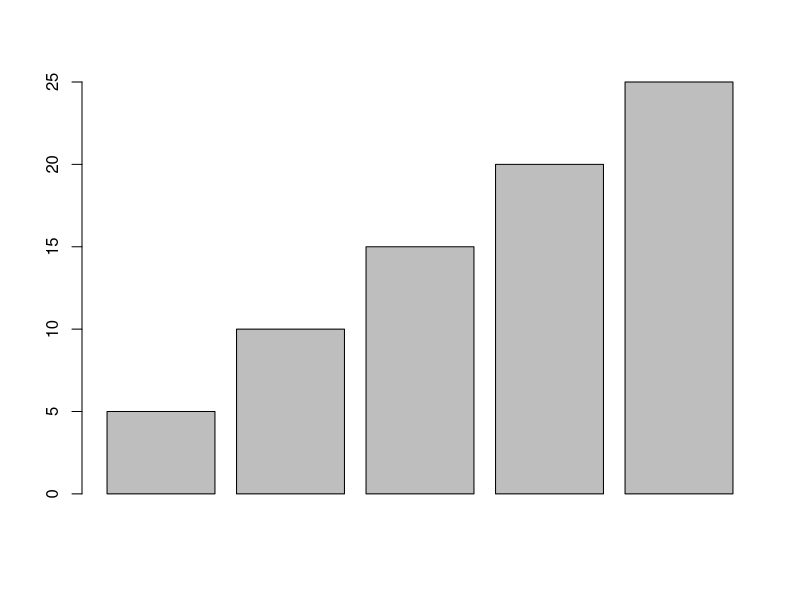
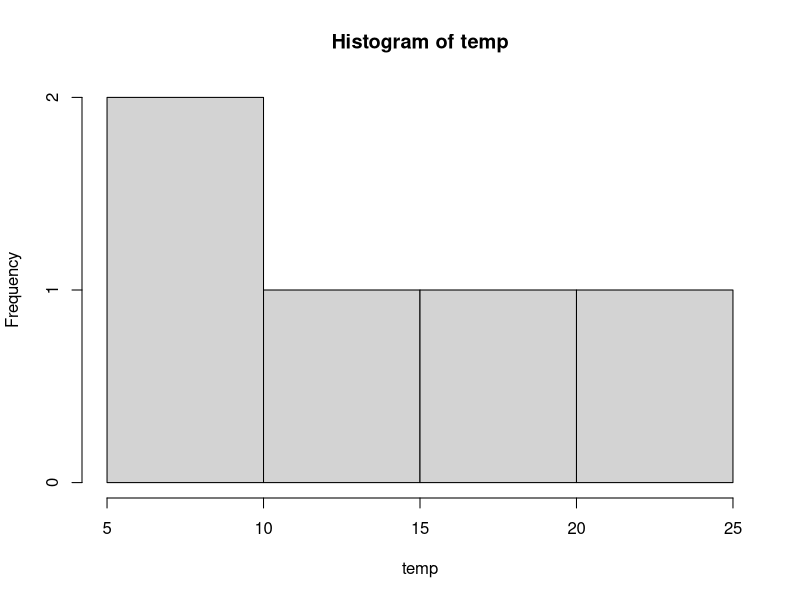
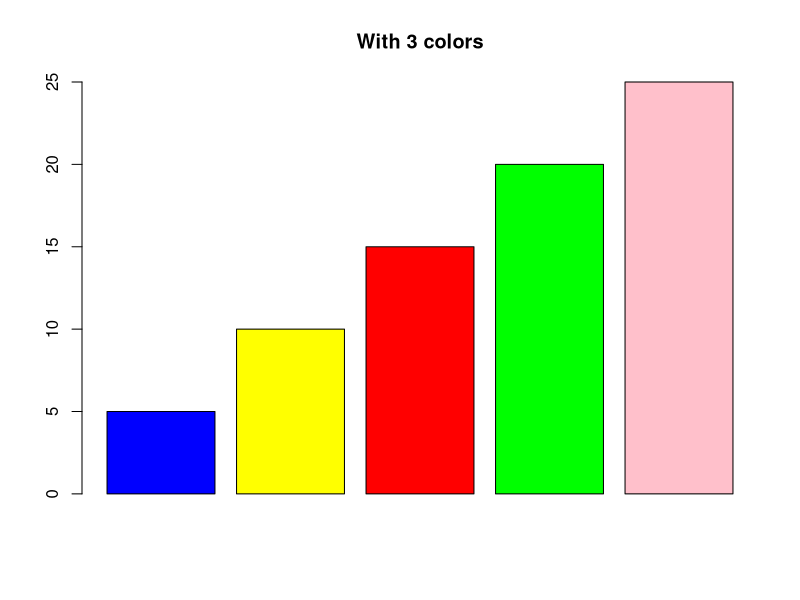
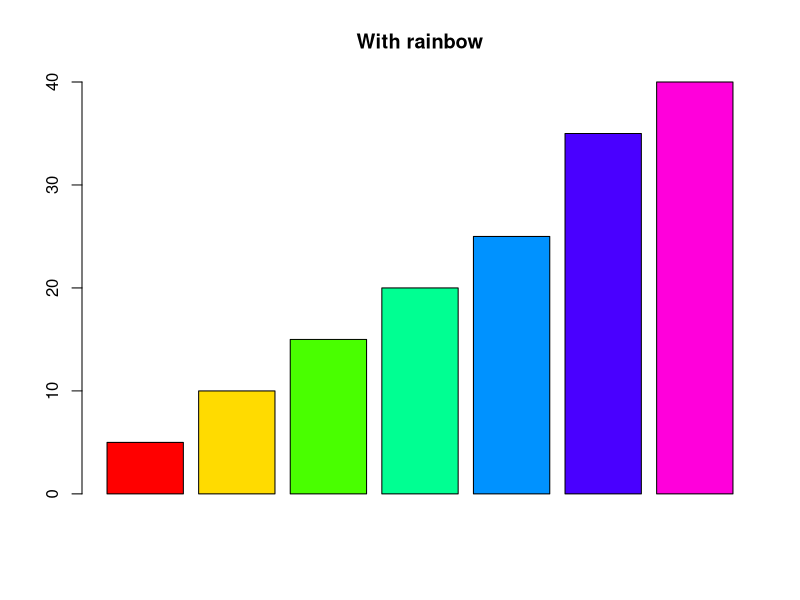
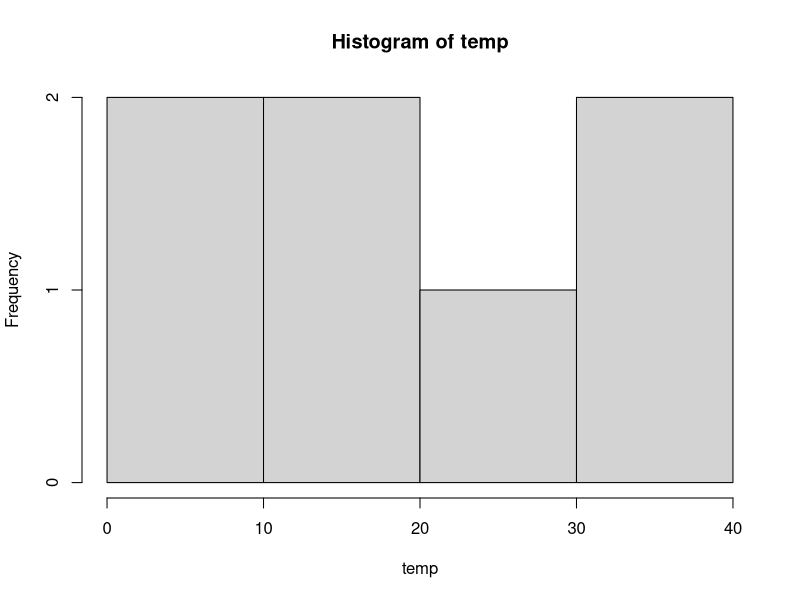
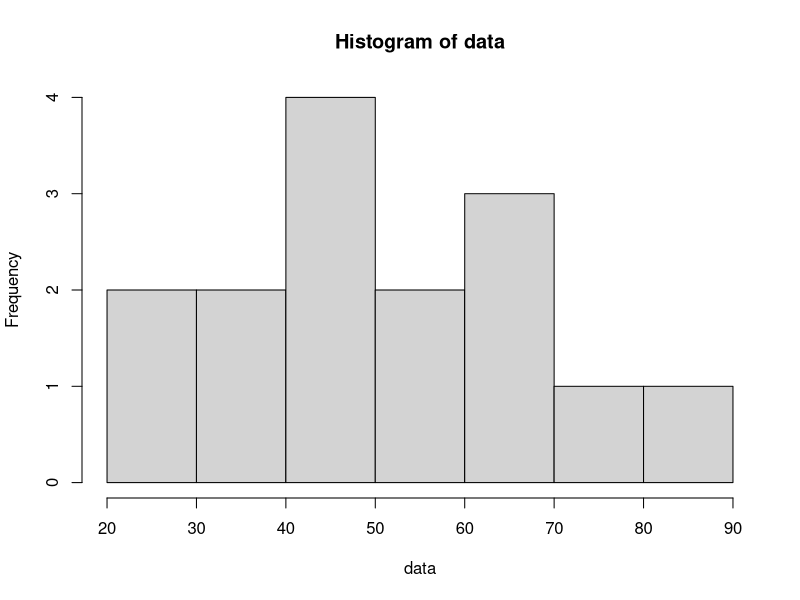
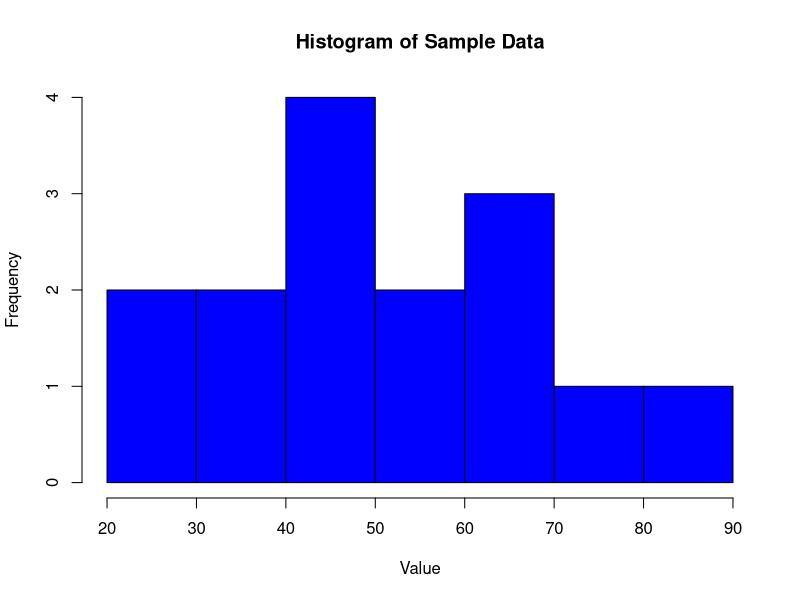
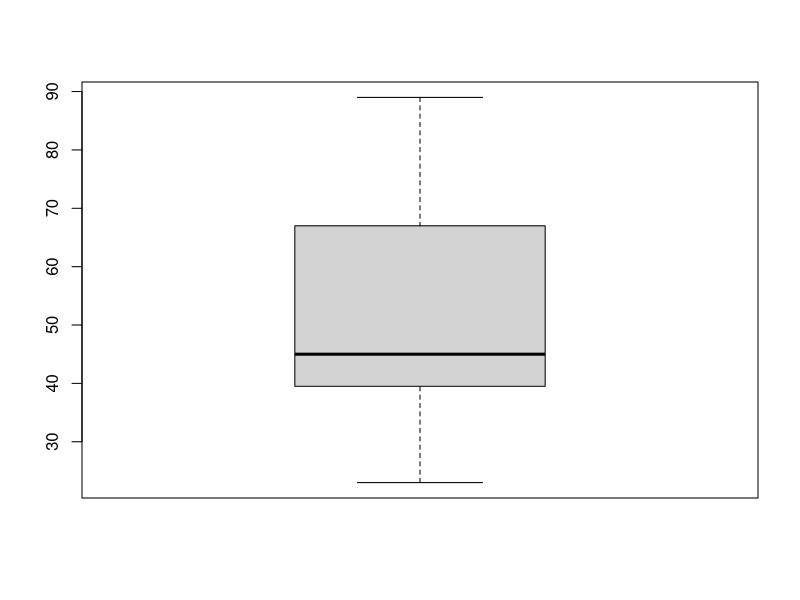

The R source for these figures, in order:
install.packages(ggplot2)
library(ggplot2)
temp<-c(5,10,15,20,25)
barplot(temp)
hist(temp)
barplot(temp,col=c("Blue","Yellow","Red","Green","Pink"),
        main="With 3 colors")
#for bargraph with rainbow colors 
temp<-c(5,10,15,20,25,35,40)
barplot(temp,col=rainbow(7),
        main="With rainbow")
hist(temp)

# Create a vector of sample data
data <- c(34, 45, 23, 56, 67, 34, 78, 89, 56, 45, 23, 45, 67, 67, 45)
hist(data)
hist(
  data,
  breaks = 5,       # Number of bins
  main = "Histogram of Sample Data",  # Title
  xlab = "Value",   # X-axis label
  ylab = "Frequency",  # Y-axis label
  col = "blue",     # Bar color
  border = "black"  # Border color
)

# Create a vector of sample data
data <- c(34, 45, 23, 56, 67, 34, 78, 89, 56, 45, 23, 45, 67, 67, 45)
boxplot(data)
barplot(data)
hist(data)
install.packages("dplyr")
library(dbplyr)
data()
View(Titanic )
#for view dataset
View(mtcars )
summary(mtcars )

x<-c(2,3,4,5)
pie(x)
x<-c(1:100)
sd(x)

v<-c(10,20,30,40)
x=unlist(list(6:12))
v*x[1]
5%%2
5%/%2

# Generate random data from a normal distribution
set.seed(123)  # For reproducibility
data <- rnorm(100)
# Create a Q-Q plot
qqnorm(data)
qqline(data)

library(dbplyr)
library(ggplot2)

ggplot(data=mtcars)+labs(title="MTCars Data plot")
ggplot(data=mtcars,aes(x=hp,y=mpg,col=disp))+
  labs(title="MTCars Data plot")
ggplot(data=mtcars,aes(x=hp,y=mpg,col=disp))+
  geom_point()+
  labs(title="Miles Per Gallon vs Horsepower",
       x="Horsepower",
       y="Miles per Gallon")

# Adding size
ggplot(data = mtcars, aes(x = hp, y = mpg, size = disp)) +
  geom_point() +
  labs(title = "Miles per Gallon vs Horsepower",
       x = "Horsepower",
       y = "Miles per Gallon")

# Adding shape and color
ggplot(data = mtcars, aes(x = hp, y = mpg, col = factor(cyl),
                          shape = factor(am))) +geom_point() +
  labs(title = "Miles per Gallon vs Horsepower",
       x = "Horsepower",
       y = "Miles per Gallon")
# Histogram plot
ggplot(data = mtcars, aes(x = hp)) +
  geom_histogram(binwidth = 5) +
  labs(title = "Histogram of Horsepower",
       x = "Horsepower",
       y = "Count")


# Facet Layer
# Separate rows according to transmission type
p <- ggplot(data = mtcars, aes(x = hp, y = mpg, shape = factor(cyl))) + geom_point()
p + facet_grid(am ~ .) +
  labs(title = "Miles per Gallon vs Horsepower",
       x = "Horsepower",
       y = "Miles per Gallon")

# Separate columns according to cylinders
p <- ggplot(data = mtcars, aes(x = hp, y = mpg, shape = factor(cyl))) + geom_point()
p + facet_grid(. ~ cyl) +
  labs(title = "Miles per Gallon vs Horsepower",
       x = "Horsepower",
       y = "Miles per Gallon")
library(ggplot2)
ggplot(data=mtcars,aes(x=hp,y=mpg))+
  geom_point()+
  facet_grid(. ~ cyl)+
  theme(plot.background=element_rect(fill="green",colour="red"))+
  labs(title="Miles per Gallon vs Horsepower")
